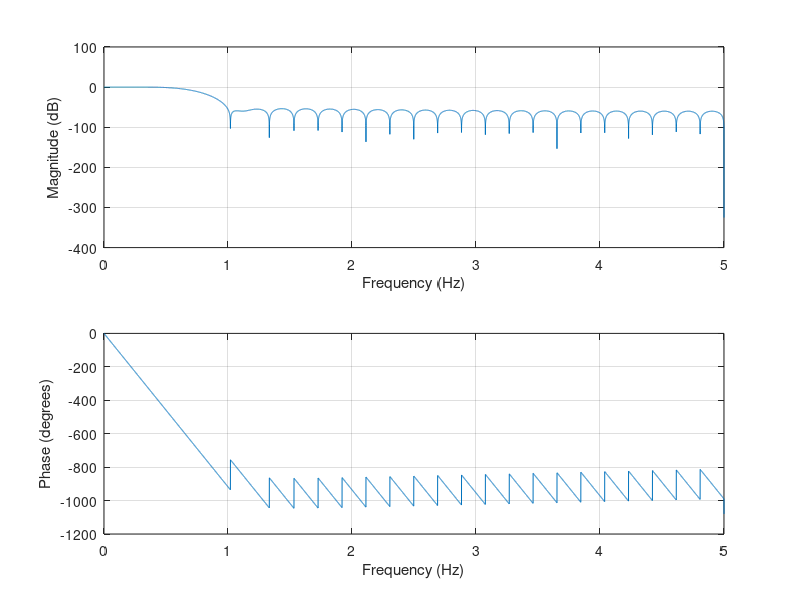
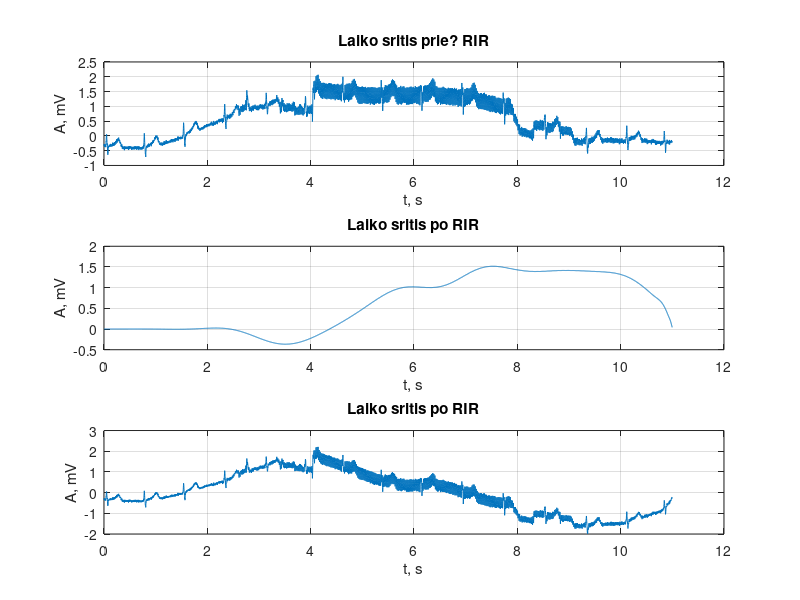
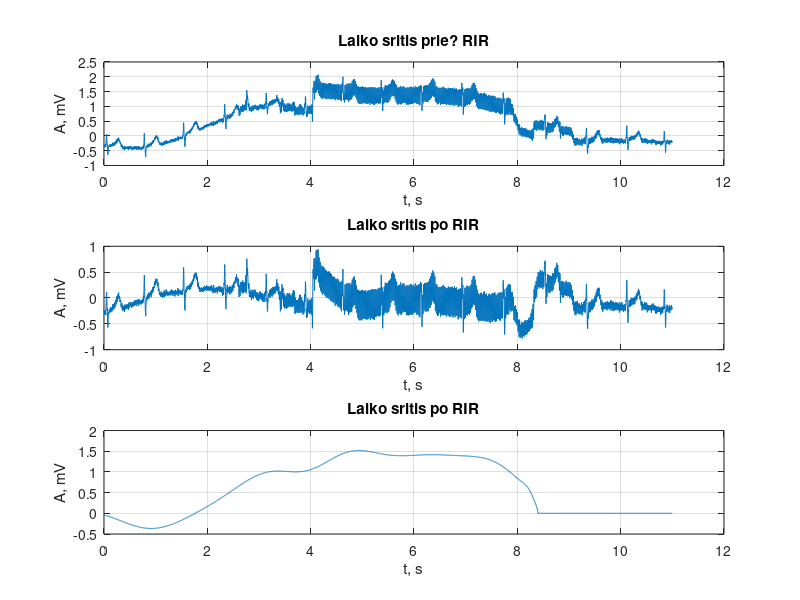

Reproduce these figures in MATLAB, in order.
clc
clear all
close all
   
load("signalai/EKG_13")


f_SL_Hz = 1; % projektuojamo ?em?j? da?ni? filtro slopinimo juostos ribinis da?ni
f_pr_Hz = 0.4; % pralaidumo juostos ribinis da?nis
f_d_Hz = 500;

time_s = 11;             
time_n =(0:(time_s*f_d_Hz)-1)*1/f_d_Hz;


m = [f_SL_Hz^2 - f_pr_Hz^2; -((f_SL_Hz+f_pr_Hz)^2); 2*f_d_Hz*(f_SL_Hz+f_pr_Hz); -f_d_Hz^2]; % isprende lygti randame optimalia verte
M_opt = roots(m)

M = 50; % Decimacijos koeficientas parenkamas toks, kad diskretizavimo da?nio ir koeficiento M dalybos
  % rezultatas b?t? sveikas skai?ius


F = (f_SL_Hz - f_pr_Hz)/f_SL_Hz;
  
D1_s = (2*M*(1 - sqrt( ((M*F) / (2-F)))));
D1_d = 2 - F*(M*1);

D1_opt = D1_s / D1_d

D2_opt = M/D1_opt

D1 = 10
D2 = 5


if D1*D2 ~= M
    disp("error");
end  

%pries paduodant naudoiti ta pati filtra kai p1 uzduotyje??

%%

% low-pass filter before analysis
% firls


% Decimation
if 0 % using matlab API
    ekg_1 = decimate(ekg, D1, 'fir');
    ekg_2 = decimate(ekg_1, D2, 'fir');
    current_FD = f_d_Hz / (D1 * D2)
else
    b_down1_H1 = fir1(30,(20/(f_d_Hz/2))); % Naudojamas panasus filtras i decimate (filtro eile = 30; fp(20) < (500 / 2*10) 
    [b_H1_fqH, b_H1_fqW] =  freqz(b_down1_H1, 1, 15000, f_d_Hz);
    ekg_1 = filter(b_down1_H1, 1, ekg);
    ekg_1 = downsample(ekg_1, D1);
    current_FD = f_d_Hz / D1;
    
    
    b_down2_H2 = fir1(30,(4/(current_FD/2))); % Naudojamas panasus filtras i decimate (filtro eile = 30; fp(4) < (50 / 2*5) 
    [b_H2_fqH, b_H2_fqW] =  freqz(b_down2_H2, 1, 15000, current_FD);
    ekg_2 = filter(b_down2_H2, 1, ekg_1);
    ekg_2 = downsample(ekg_2, D2);
    current_FD = current_FD / D2;
end


% Low-pass filtras
b_lowPass = fir1(51, (0.67/(current_FD/2)));
[B_H_freqz,B_Hw_freqz] =  freqz(b_lowPass, 1, 15000, f_d_Hz);
freqz(b_lowPass, 1, 15000, current_FD);
ekg_3 = filter(b_lowPass, 1, ekg_2);


% LEVEL 1 UPSAMPLE
ekg_4 = interp(ekg_3, D2);
ekg_5 = interp(ekg_4, D1); % dreifo linija

ekg_6 = ekg - ekg_5;

% pacioje pradziojevelinnimas????
% grpdelay()


figure(2)
subplot(311); 
plot(time_n, ekg); 
title('Laiko sritis prie? RIR');
xlabel('t, s'); ylabel('A, mV'); grid on;




subplot(312); 
plot(time_n, ekg_5); 
title('Laiko sritis po RIR');
xlabel('t, s'); ylabel('A, mV'); grid on;



subplot(313); 
plot(time_n, ekg_6); 
title('Laiko sritis po RIR');
xlabel('t, s'); ylabel('A, mV'); grid on;



% try with delay
velinimas = length(b_lowPass)*D1*D2/2 %TODO get legit value here


ekg_withZeros = [zeros(1, velinimas), ekg];
dreif_withZeros = [ekg_5, zeros(1, velinimas)];


ekg_noDreif = ekg_withZeros - dreif_withZeros;
figure(3)
subplot(311); 
plot(time_n, ekg_withZeros(velinimas+1:end)); 
title('Laiko sritis prie? RIR');
xlabel('t, s'); ylabel('A, mV'); grid on;


subplot(312); 
plot(time_n, ekg_noDreif(velinimas+1:end)); 
title('Laiko sritis po RIR');
xlabel('t, s'); ylabel('A, mV'); grid on;



subplot(313); 
plot(time_n, dreif_withZeros(velinimas+1:end)); 
title('Laiko sritis po RIR');
xlabel('t, s'); ylabel('A, mV'); grid on;





